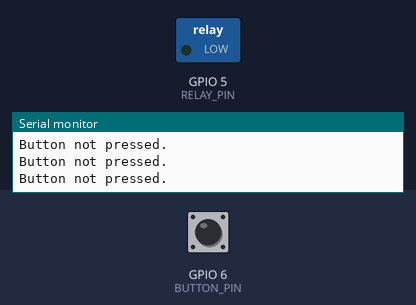
The sketch below on a simulated ESP32-S3. On the bench: switched loads named in the sketch (green lamp = pin HIGH), the last lines printed to the serial monitor. Dashed ring = blinking. The inputs (shaded band) are chosen by the test bench; at power-on: GPIO 6 (BUTTON_PIN) HIGH.

Above: at 1.2 s.
1.3 s: GPIO 6 (BUTTON_PIN) pulled LOW for 3.2 s
At 2.1 s:
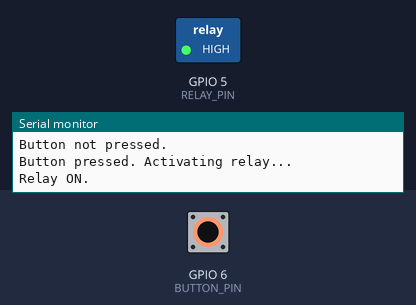
Timing chart, 0 to 6.2 s (numbered marks = the images above; inputs shaded):
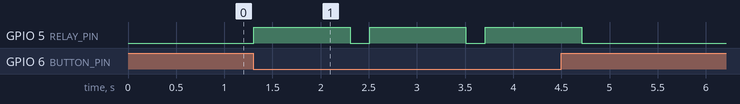

Measured:
- after the input at 1.3 s, GPIO 5 (RELAY_PIN): alternates HIGH for 1.0 s and LOW for 0.20 s, 6 changes in all, then stays LOW, starting at once

The sketch:

garage-door-debug.ino
```cpp
#define RELAY_PIN 5   // Pin connected to the relay
#define BUTTON_PIN 6  // Pin connected to the button

void setup() {
  // Initialize serial communication for debugging
  Serial.begin(38400);
  while (!Serial);  // Wait for Serial monitor to connect (useful for boards like ESP32)

  // Set up the relay pin
  pinMode(RELAY_PIN, OUTPUT);
  digitalWrite(RELAY_PIN, LOW);  // Ensure the relay is off at startup
  Serial.println("Relay initialized to OFF.");

  // Set up the button pin
  pinMode(BUTTON_PIN, INPUT_PULLUP);
  Serial.println("Button initialized with INPUT_PULLUP.");
}

void loop() {
  // Read the button state
  int buttonState = digitalRead(BUTTON_PIN);

  // Debug the button state
  if (buttonState == LOW) {
    Serial.println("Button pressed. Activating relay...");

    // Activate the relay
    digitalWrite(RELAY_PIN, HIGH);
    Serial.println("Relay ON.");

    delay(1000);  // Keep relay on for 1 second

    // Deactivate the relay
    digitalWrite(RELAY_PIN, LOW);
    Serial.println("Relay OFF.");

    // Debounce delay
    delay(200);
  } else {
    // Print debug info for button release (optional)
    Serial.println("Button not pressed.");
    delay(100);  // Reduce Serial flooding when the button isn't pressed
  }
}
```
